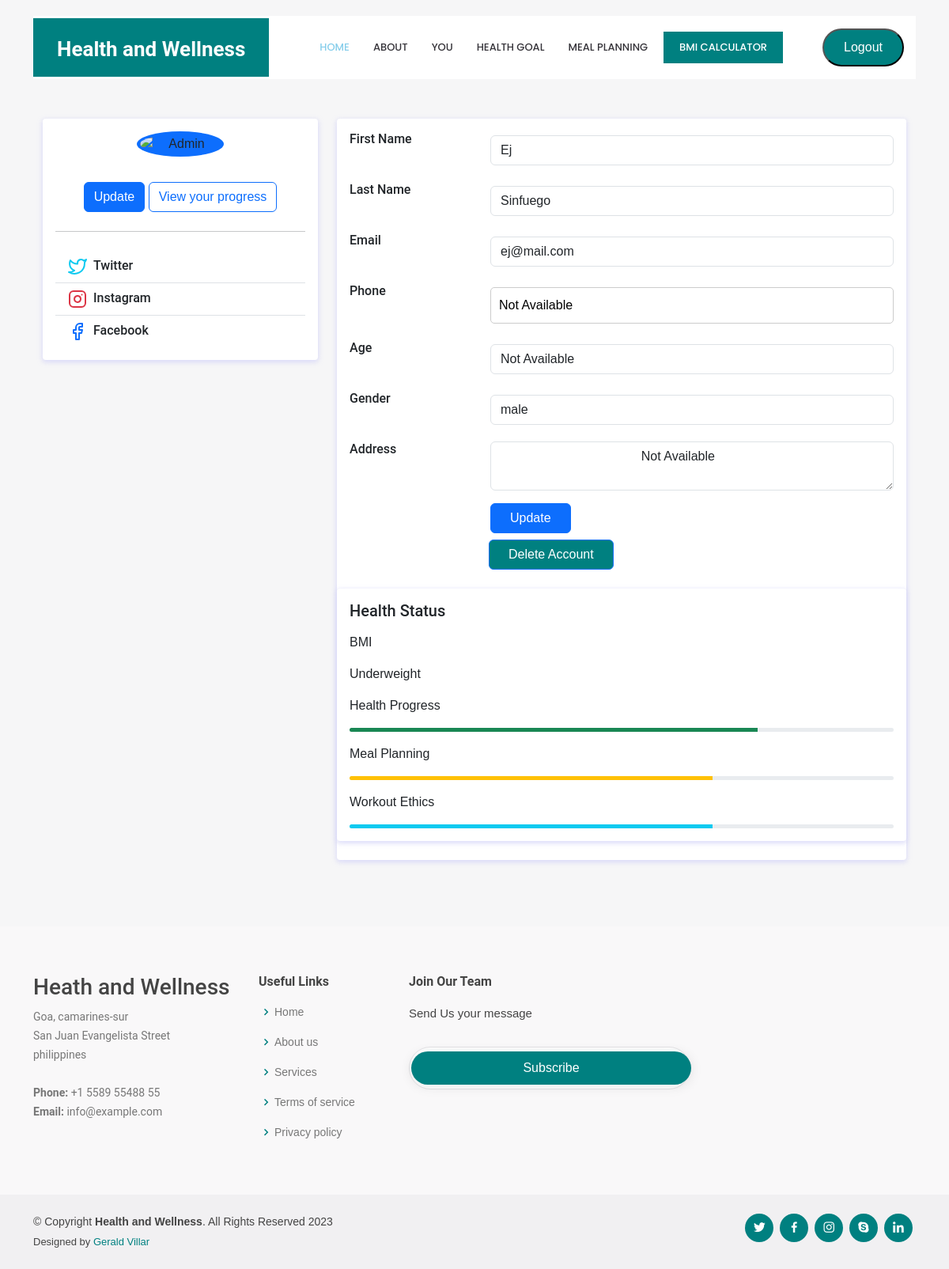
/you.php (signed in), run on the app's committed database.
### tables this page shows
CREATE TABLE `user` (
  `id` int(11) NOT NULL,
  `first_name` varchar(50) NOT NULL,
  `last_name` varchar(50) NOT NULL,
  `age` int(3) DEFAULT NULL,
  `gender` varchar(20) NOT NULL,
  `date_of_birth` date DEFAULT NULL,
  `email` varchar(50) NOT NULL,
  `address` varchar(255) DEFAULT NULL,
  `number` int(11) DEFAULT NULL,
  `password` varchar(16) NOT NULL,
  `goal_id` int(11) DEFAULT NULL,
  `user_type` int(1) DEFAULT NULL
);

CREATE TABLE `category` (
  `id` int(11) NOT NULL,
  `category` varchar(11) NOT NULL
);

### you.php (the view, shortened to what this page needs)
<?php
include('header.php');
$category_word = $database->query("select category from category where id={$category}");
$category_word = $category_word->fetch_column();
$meals = $database->query('select * from goals where user_id='.$_SESSION['user_id']);
$meals = count($meals->fetch_all());
$finished_meals = $database->query('select * from achievement where user_id='.$_SESSION['user_id'].'');
$finished_meals = count($finished_meals->fetch_all());
$finished_activities = 0;
$done_activities = $database->query('select * from user_activity_id where user_id ='.$_SESSION['user_id']);
$activities = count($done_activities->fetch_all());
foreach($done_activities as $done_activities){
  if($done_activities['date_end'] != '0000-00-00 00:00:00'){
    $finished_activities = ++$finished_activities;
  }
}
$total_goals = $meals + $activities;
$total_achievements = $finished_meals + $finished_activities;
$progress = ($total_achievements / $total_goals) * 100;
$progress = round($progress, 2);
$percentage_for_meals = ($finished_meals / $meals) * 100;
$percentage_for_meals = round($percentage_for_meals, 2);
?>
   <section id="You" class="you section-bg" style="padding-top: 150px;">
    <div class="container">
        <div class="container">
            <div class="main-body">
                <div class="row">
                    <div class="col-lg-4">
                        <div class="card">
                            <div class="card-body">
                                <div class="d-flex flex-column align-items-center text-center">
                                    <img src="https://bootdey.com/img/Content/avatar/avatar6.png" alt="Admin" class="rounded-circle p-1 bg-primary" width="110">
                                    <div class="mt-3">
                                        <button class="btn btn-primary">Update</button>
                                        <button class="btn btn-outline-primary">View your progress</button>
                                    </div>
                                </div>
                                <hr class="my-4">
                                <ul class="list-group list-group-flush">
                                    <li class="list-group-item d-flex justify-content-between align-items-center flex-wrap">
                                        <h6 class="mb-0">Twitter</h6>
                                    </li>
                                    <li class="list-group-item d-flex justify-content-between align-items-center flex-wrap">
                                        <h6 class="mb-0">Instagram</h6>
                                    </li>
                                    <li class="list-group-item d-flex justify-content-between align-items-center flex-wrap">
                                        <h6 class="mb-0">Facebook</h6>
                                    </li>
                                </ul>
                            </div>
                        </div>
                    </div>
                    <div class="col-lg-8">
                        <div class="card">
                            <div class="card-body">
                                <form method="post" action="updateProfile.php">
                                <div class="row mb-3">
                                    <div class="col-sm-3">
                                        <h6 class="mb-0">First Name</h6>
                                    </div>
                                    <div class="col-sm-9 text-secondary">
                                        <input type="text" name="first_name" class="form-control" value="<?php echo $user['first_name']; ?>">
                                    </div>
                                </div>
                                <div class="row mb-3">
                                    <div class="col-sm-3">
                                        <h6 class="mb-0">Last Name</h6>
                                    </div>
                                    <div class="col-sm-9 text-secondary">
                                        <input type="text" name="last_name" class="form-control" value="<?php echo $user['last_name']; ?>">
                                    </div>
                                </div>
                                <div class="row mb-3">
                                    <div class="col-sm-3">
                                        <h6 class="mb-0">Email</h6>
                                    </div>
                                    <div class="col-sm-9 text-secondary">
                                        <input type="text" name="email" class="form-control" value="<?php echo $user['email']; ?>">
                                    </div>
                                </div>
                                <div class="row mb-3">
                                    <div class="col-sm-3">
                                        <h6 class="mb-0">Phone</h6>
                                    </div>
                                    <div class="col-sm-9 text-secondary">
                                        <input name="number" type="text" class="for m-control" value="<?php echo (isset($user['number']) ? $user['number'] : 'Not Available'); ?>">
                                    </div>
                                </div>
                                <div class="row mb-3">
                                    <div class="col-sm-3">
                                        <h6 class="mb-0">Age</h6>
                                    </div>
                                    <div class="col-sm-9 text-secondary">
                                        <input type="text" name="age" type="number" class="form-control" value="<?php echo (isset($user['age']) ? $user['age'] : 'Not Available'); ?>">
                                    </div>
                                </div>
                                <div class="row mb-3">
                                    <div class="col-sm-3">
                                        <h6 class="mb-0">Gender</h6>
                                    </div>
                                    <div class="col-sm-9 text-secondary">
                                        <input type="text" name="gender" type="number" class="form-control" value="<?php echo (isset($user['gender']) ? $user['gender'] : 'Not Available'); ?>">
                                    </div>
                                </div>
                                <div class="row mb-3">
                                    <div class="col-sm-3">
                                        <h6 class="mb-0">Address</h6>
                                    </div>
                                    <div class="col-sm-9 text-secondary">
                                        <textarea type="text" name="address" class="form-control" value="<?php echo (isset($user['address']) ? $user['age'] : 'Not Available'); ?>">
                                        <?php echo (isset($user['address']) ? $user['address'] : 'Not Available'); ?></textarea>
                                    </div>
                                </div>
                                <div class="row">
                                    <div class="col-sm-3"></div>
                                    <div class="col-sm-9 text-secondary">
                                        <button type="submit" class="btn btn-primary px-4" value="Save Changes">Update</button>
                                    </div>
                                    <div class="row my-2">
                                      <div class="col-sm-3"></div>
                                      <div class="col-sm-9 text-secondary">
                                          <button type="button" class="btn btn-primary px-4 delete-button">Delete Account</button>
                                      </div>
                                      </div>
                            </div>
                        </form>
                        </div>
                        <div class="row">
                            <div class="col-sm-12">
                                <div class="card">
                                    <div class="card-body">
                                        <h5 class="d-flex align-items-center mb-3">Health Status</h5>
                                        <div class="">
                                            <p>BMI</p>
                                           <p>
                                            <?php echo $category_word; ?>
                                           </p>
                                        </div>
                                        <p>Health Progress</p>
                                        <div class="progress mb-3" style="height: 5px">
                                            <div class="progress-bar bg-success" role="progressbar" style="width: <?php echo $progress.'%' ; ?>" aria-valuenow="<?php echo $progress; ?>" aria-valuemin="0" aria-valuemax="100"></div>
                                        </div>
                                        <p>Meal Planning </p>
                                        <div class="progress mb-3" style="height: 5px">
                                            <div class="progress-bar bg-warning" role="progressbar" style="width: <?= $percentage_for_meals; ?>%" aria-valuenow="55" aria-valuemin="0" aria-valuemax="100"></div>
                                        </div>
                                        <p>Workout Ethics </p>
                                        <div class="progress" style="height: 5px">
                                            <div class="progress-bar bg-info" role="progressbar" style="width: <?= $percentage_for_meals ?>%" aria-valuenow="66" aria-valuemin="0" aria-valuemax="100"></div>
                                        </div>
                                    </div>
                                </div>
                            </div>
                        </div>
                    </div>
                </div>
            </div>
        </div>
            </div>
          </div>
    </section>
  <footer id="footer">
    <div class="footer-top">
      <div class="container">
        <div class="row">
          <div class="col-lg-3 col-md-6 footer-contact">
            <h3>Heath and Wellness</h3>
            <p>
              Goa, camarines-sur <br>
              San Juan Evangelista Street<br>
              philippines<br><br>
              <strong>Phone:</strong> +1 5589 55488 55<br>
              <strong>Email:</strong> info@example.com<br>
            </p>
          </div>
          <div class="col-lg-2 col-md-6 footer-links">
            <h4>Useful Links</h4>
            <ul>
              <li><i class="bx bx-chevron-right"></i> <a href="#">Home</a></li>
              <li><i class="bx bx-chevron-right"></i> <a href="#">About us</a></li>
              <li><i class="bx bx-chevron-right"></i> <a href="#">Services</a></li>
              <li><i class="bx bx-chevron-right"></i> <a href="#">Terms of service</a></li>
              <li><i class="bx bx-chevron-right"></i> <a href="#">Privacy policy</a></li>
            </ul>
          </div>
          <div class="col-lg-4 col-md-6 footer-newsletter">
            <h4>Join Our Team</h4>
            <p>Send Us your message</p>
            <form action="" method="post">
              <input type="email" name="email"><input type="submit" value="Subscribe">
            </form>
          </div>
        </div>
      </div>
    </div>
    <div class="container d-md-flex py-4">
      <div class="me-md-auto text-center text-md-start">
        <div class="copyright">
          &copy; Copyright <strong><span>Health and Wellness</span></strong>. All Rights Reserved 2023
        </div>
        <div class="credits">
          Designed by <a href="https://web.facebook.com/GeraldJean.villar.34">Gerald Villar</a>
        </div>
      </div>
      <div class="social-links text-center text-md-right pt-3 pt-md-0">
        <a href="#" class="twitter"><i class="bx bxl-twitter"></i></a>
        <a href="#" class="facebook"><i class="bx bxl-facebook"></i></a>
        <a href="#" class="instagram"><i class="bx bxl-instagram"></i></a>
        <a href="#" class="google-plus"><i class="bx bxl-skype"></i></a>
        <a href="#" class="linkedin"><i class="bx bxl-linkedin"></i></a>
      </div>
    </div>
  </footer>
</body>
</html>

### assets/css/style.css (style rules this page uses)
body { font-family: "roboto", sans-serif; color: #444444; }
a { color: teal; text-decoration: none; }
h1, h2, h3, h4, h5, h6 { font-family: roboto; }
section { padding: 60px 0; overflow: hidden; }
.section-bg { background-color: #f6f6f7; }
#footer { color: #444444; font-size: 14px; background: #f1f0f2; }
#footer .footer-top { padding: 60px 0 30px 0; background: #f9f8f9; }
#footer .footer-top .footer-contact { margin-bottom: 30px; }
#footer .footer-top .footer-contact p { font-size: 14px; line-height: 24px; margin-bottom: 0; font-family: "roboto", sans-serif; color: #777777; }
#footer .footer-top h4 { font-size: 16px; font-weight: bold; color: #444444; position: relative; padding-bottom: 12px; }
#footer .footer-top .footer-links { margin-bottom: 30px; }
#footer .footer-top .footer-links ul { list-style: none; padding: 0; margin: 0; }
#footer .footer-top .footer-links ul i { padding-right: 2px; color: teal; font-size: 18px; line-height: 1; }
#footer .footer-top .footer-links ul li { padding: 10px 0; display: flex; align-items: center; }
#footer .footer-top .footer-links ul li:first-child { padding-top: 0; }
#footer .footer-top .footer-links ul a { color: #777777; transition: 0.3s; display: inline-block; line-height: 1; }
#footer .footer-newsletter { font-size: 15px; }
#footer .footer-newsletter h4 { font-size: 16px; font-weight: bold; color: #444444; position: relative; padding-bottom: 12px; }
#footer .footer-newsletter form { margin-top: 30px; background: #fff; padding: 6px 10px; position: relative; border-radius: 50px; text-align: left; border: 1px solid #e4e3e6; }
#footer .footer-newsletter form input[type=submit] { position: absolute; top: 0; right: -2px; bottom: 0; border: 0; background: none; font-size: 16px; padding: 0 20px; background: teal; color: #fff; transition: 0.3s; border-radius: 50px; box-shadow: 0px 2px 15px rgba(0, 0, 0, 0.1); }
#footer .credits { padding-top: 5px; font-size: 13px; color: #444444; }
#footer .social-links a { font-size: 18px; display: inline-block; background: teal; color: #fff; line-height: 1; padding: 8px 0; margin-right: 4px; border-radius: 50%; text-align: center; width: 36px; height: 36px; transition: 0.3s; }
body { background: #f7f7ff; }
.card { position: relative; display: flex; flex-direction: column; min-width: 0; word-wrap: break-word; background-color: #fff; background-clip: border-box; border: 0 solid transparent; border-radius: .25rem; margin-bottom: 1.5rem; box-shadow: 0 2px 6px 0 rgb(218 218 253 / 65%), 0 2px 6px 0 rgb(206 206 238 / 54%); }
.me-2 { margin-right: .5rem!important; }
.delete-button { background-color: teal; margin-left: 4px; }
body { font-family: Arial, sans-serif; margin: 0; padding: 0; background-color: #f1f1f1; }
input { padding: 10px; width: 100%; margin: 5px 0; border: 1px solid #ccc; border-radius: 5px; box-sizing: border-box; }

### data on the page
user: first_name "Ej", last_name "Sinfuego", email "ej@mail.com", number "Not Available", age "Not Available", gender "male", address "Not Available"
category: category "Underweight"
